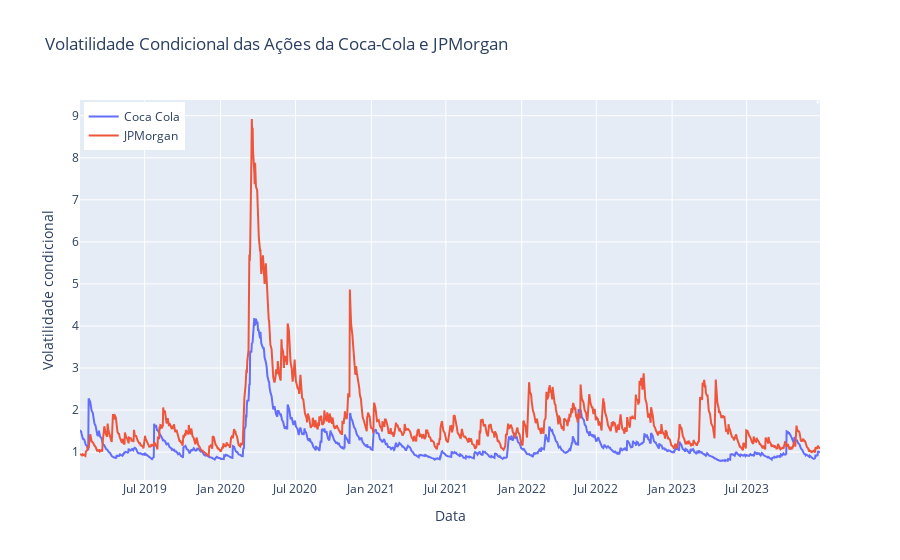

Here is the notebook cell this chart was saved with:
### Code cell
plot_multiples_time_series_line_graphs([coca_cola_conditional_volatility, jpmorgan_conditional_volatility], "Volatilidade Condicional das Ações da Coca-Cola e JPMorgan", "Data", "Volatilidade condicional")

### Figure 1 — Plotly figure (JSON) as saved in the notebook; plotly's stock layout.template omitted (floating-point values rounded to 4 significant figures; data arrays with more than 128 entries replaced by an {"elided": "..."} marker saying what was removed)
{"data": [{"mode": "lines", "name": "Coca Cola", "type": "scatter", "x": {"elided": "1239 str values"}, "y": {"elided": "1239 float values"}}, {"mode": "lines", "name": "JPMorgan", "type": "scatter", "x": {"elided": "1239 str values"}, "y": {"elided": "1239 float values"}}], "layout": {"annotations": [{"align": "center", "bgcolor": "white", "font": {"color": "black", "size": 12}, "opacity": 0.7, "showarrow": false, "text": "", "x": 1, "xref": "paper", "y": 1, "yref": "paper"}], "legend": {"traceorder": "normal", "x": 0.005, "y": 0.995}, "title": {"text": "Volatilidade Condicional das Ações da Coca-Cola e JPMorgan"}, "xaxis": {"title": {"text": "Data"}}, "yaxis": {"title": {"text": "Volatilidade condicional"}}}}
